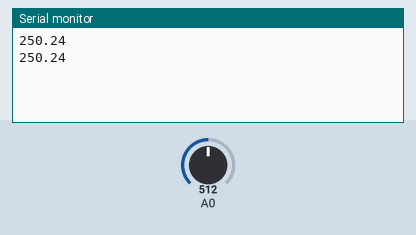
Simulated run of this sketch. Board: Arduino Uno, built with avr-gcc and run on an emulated ATmega328P. Shown: the last lines printed to the serial monitor. The inputs (shaded band) are chosen by the test bench; at power-on: A0 = 512.

Above: at 1.8 s.
1.9 s: A0 set to 716
At 2.8 s:
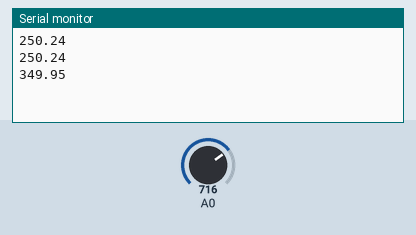
3.4 s: A0 set to 900
At 4.5 s:
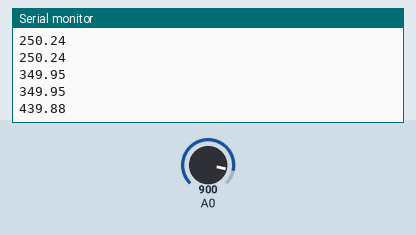
Timing chart, 0 to 6.4 s (numbered marks = the images above; inputs shaded):
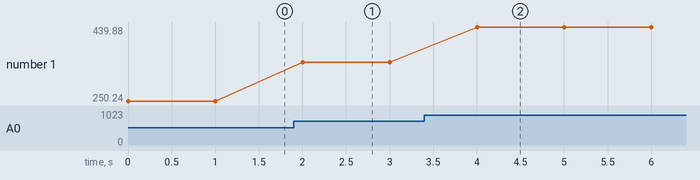

The sketch:

sketch_jul09c.ino
```cpp
    void setup() {
      Serial.begin(9600);
    }

    void loop() {
      float sensor_value = analogRead(A0);
      float temp = (sensor_value * 500.0) / 1023.0;

      Serial.println(temp);
      delay(1000);
    }
```

Measured:
- after the input at 1.9 s, the serial monitor: prints a new line after 0.10 s (image 1)
- after the input at 3.4 s, the serial monitor: prints a new line after 0.60 s (image 2)
- plotted number 1: 250.24 → 349.95 after the input at 1.9 s, 349.95 → 439.88 after the input at 3.4 s
